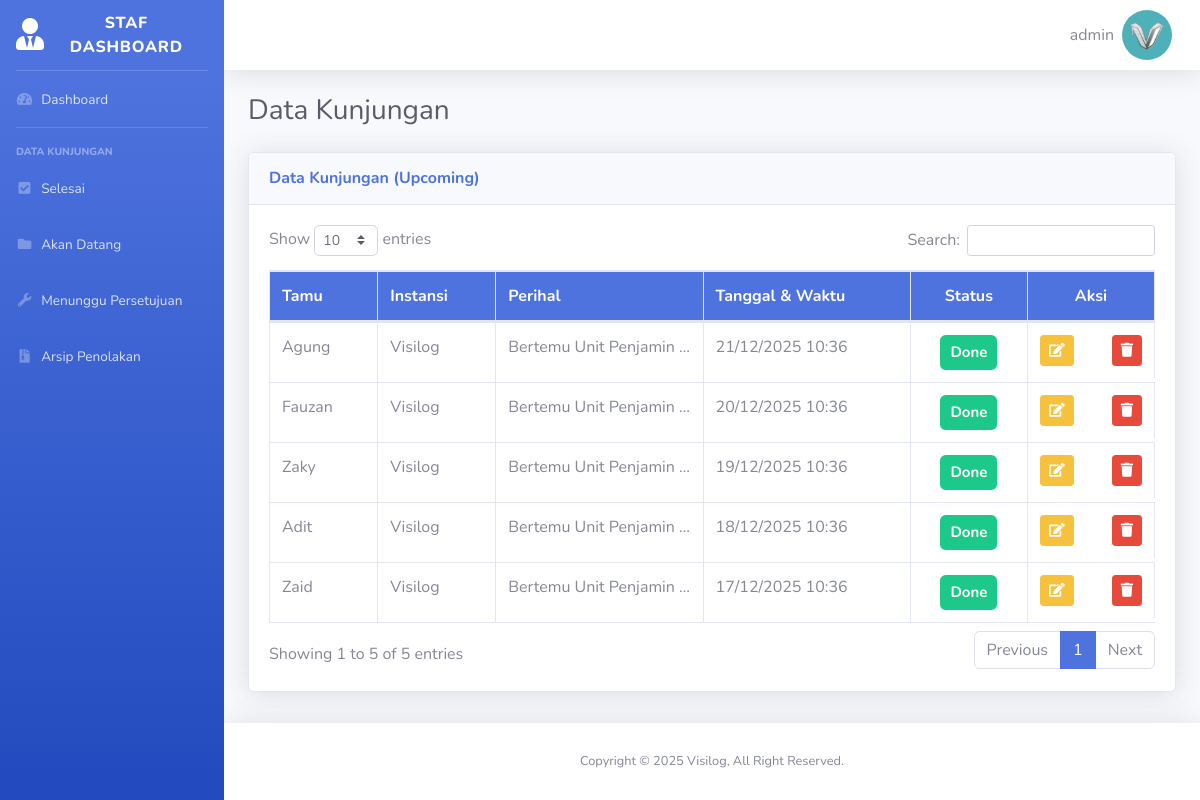
The page /kunjungan_berjalan.php (signed in) on the database as committed earlier.
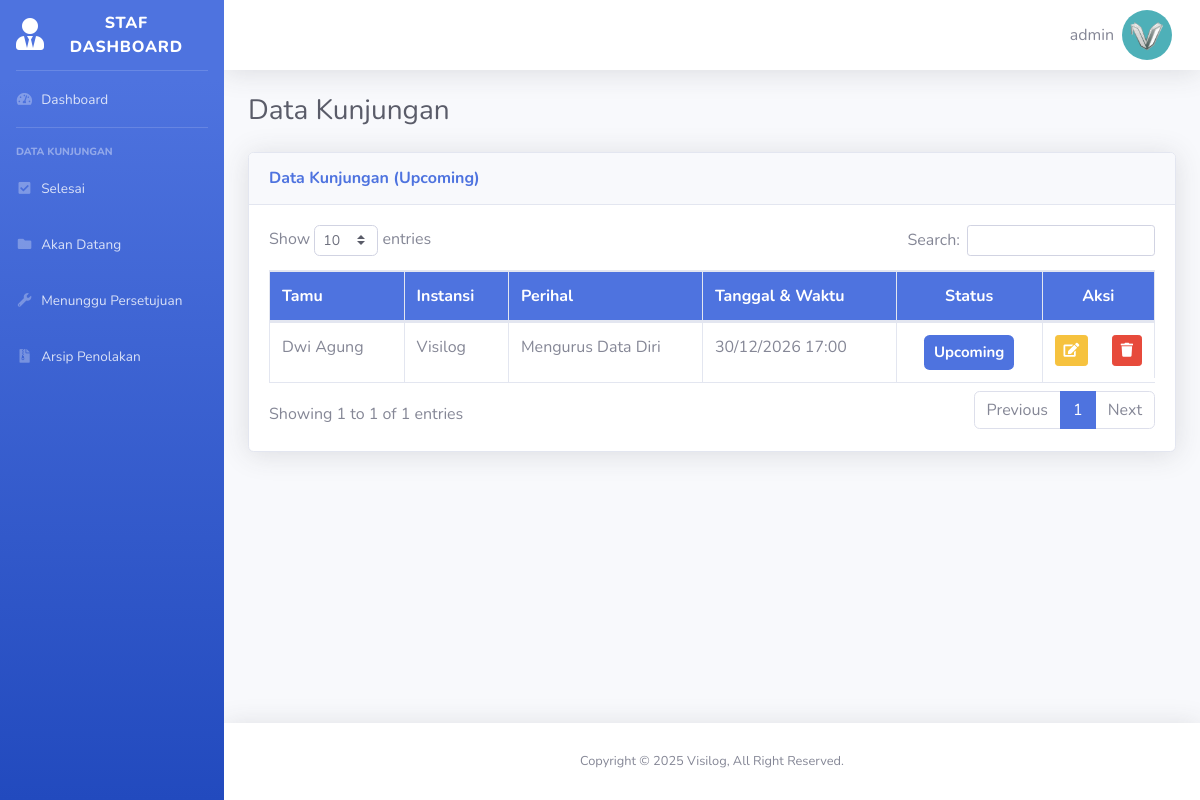
The same page on the database as committed later.
### tables this page shows
CREATE TABLE `visit_data` (
  `id` int(11) NOT NULL,
  `guest_name` varchar(255) NOT NULL,
  `email` varchar(255) NOT NULL,
  `phone_number` varchar(255) NOT NULL,
  `company_name` varchar(255) NOT NULL,
  `visit_regards` enum('Urusan_surat','Urusan_keuangan','Urusan_umum','Urusan_sarana','Janji_temu_unit','Janji_temu_staf') NOT NULL,
  `visit_desc` varchar(255) NOT NULL,
  `id_unit` int(11) DEFAULT NULL,
  `id_staf` int(11) DEFAULT NULL,
  `visit_date` date NOT NULL,
  `time_in` time NOT NULL,
  `time_out` time NOT NULL,
  `status` enum('Pending','Done','Upcoming','Close','Now','Rejected') NOT NULL
);

### kunjungan_berjalan.php (the view, shortened to what the changed rows need)
<?php include 'dashboard_template/header.php'; ?>
<body class="page-top">
    <div id="wrapper">
        <div id="content-wrapper" class="d-flex flex-column">
            <div id="content">
                <div class="container-fluid">
                    <div class="d-sm-flex align-items-center justify-content-between mb-4">
                        <h1 class="h3 mb-0 text-gray-800">Data Kunjungan</h1>
                    </div>
                    <div class="card shadow mb-4">
                        <div class="card-body">
                            <div class="table-responsive">
                                <table class="table table-bordered" id="dataTable" width="100%" cellspacing="0">
                                    <thead class="thead bg-primary text-white fw-bold">
                                        <tr>
                                            <th>Tamu</th>
                                            <th>Instansi</th>
                                            <th>Perihal</th>
                                            <th>Tanggal & Waktu</th>
                                            <th class="text-center">Status</th>
                                            <th class="text-center">Aksi</th>
                                        </tr>
                                    </thead>
                                    <tbody>
                                        <?php
                                        $sql = "SELECT * FROM visit_data WHERE `status` IN ('Upcoming','Close','Now') ORDER BY id DESC";
                                        $result = mysqli_query($koneksi, $sql);
                                        if (!$result) {
                                            echo '<tr><td colspan="7">Query error: ' . htmlspecialchars(mysqli_error($koneksi)) . '</td></tr>';
                                        } else {
                                            $tz = new DateTimeZone('Asia/Jakarta');
                                            $closeThreshold = 24 * 3600;
                                            while ($data = mysqli_fetch_assoc($result)) {
                                                $now = new DateTime('now', $tz);
                                                $in = DateTime::createFromFormat('Y-m-d H:i:s', $data['visit_date'] . ' ' . ($data['time_in'] ?: '00:00:00'), $tz);
                                                $out = DateTime::createFromFormat('Y-m-d H:i:s', $data['visit_date'] . ' ' . ($data['time_out'] ?: '00:00:00'), $tz);
                                                $newStatus = $data['status'];
                                                if ($now >= $out) {
                                                    $newStatus = 'Done';
                                                } elseif ($now >= $in && $now < $out) {
                                                    $newStatus = 'Now';
                                                } else {
                                                    $secondsToIn = $in->getTimestamp() - $now->getTimestamp();
                                                    if ($secondsToIn > 0 && $secondsToIn <= $closeThreshold) {
                                                        $newStatus = 'Close';
                                                    } else {
                                                        $newStatus = 'Upcoming';
                                                    }
                                                }
                                                if ($newStatus !== $data['status']) {
                                                    $data['status'] = $newStatus;
                                                }
                                                $badgeClass = 'badge-info';
                                                if ($data['status'] === 'Done') $badgeClass = 'badge-success';
                                                if ($data['status'] === 'Upcoming') $badgeClass = 'badge-primary';
                                        ?>
                                                <tr>
                                                    <td><?= htmlspecialchars($data['guest_name']); ?></td>
                                                    <td><?= htmlspecialchars($data['company_name']); ?></td>
                                                    <td><?= htmlspecialchars($data['visit_desc']); ?></td>
                                                    <td><?= date('d/m/Y', strtotime($data['visit_date'])); ?> <span><?= date('H:i', strtotime($data['time_in'])); ?></span></td>
                                                    <td class="text-center">
                                                        <span class="badge <?= $badgeClass ?>" style="padding: 10px; font-size: 15px;">
                                                            <?= htmlspecialchars($data['status']); ?>
                                                        </span>
                                                    </td>
                                                    <td class="d-flex justify-content-between">
                                                        <a href="edit.php?id=<?= (int)$data['id'] ?>" class="btn btn-warning btn-sm" title="Edit">
                                                            <i class="fas fa-edit"></i>
                                                        </a>
                                                        <a href="proses_hapus.php?id=<?= $data['id'] ?>&redirect=kunjungan_berjalan.php" class="btn btn-danger btn-sm" title="Hapus" onclick="return confirm('Apakah Anda yakin ingin menghapus data ini?')">
                                                            <i class="fas fa-trash"></i>
                                                        </a>
                                                    </td>
                                                </tr>
                                        <?php
                                            }
                                        }
                                        ?>
                                    </tbody>
                                </table>
                            </div>
                        </div>
                    </div>
                </div>
            </div>
            <?php include 'dashboard_template/footer.php'; ?>
</body>

Rows that differ between the two databases and show on the page:
no longer on this page (row edited): visit_data: guest_name "Agung", company_name "Visilog", visit_desc "Bertemu Unit Penjamin…", visit_date "21/12/2025", time_in "10:36", status "Done"
no longer on this page (row edited): visit_data: guest_name "Fauzan", company_name "Visilog", visit_desc "Bertemu Unit Penjamin…", visit_date "20/12/2025", time_in "10:36", status "Done"
no longer on this page (row edited): visit_data: guest_name "Zaky", company_name "Visilog", visit_desc "Bertemu Unit Penjamin…", visit_date "19/12/2025", time_in "10:36", status "Done"
no longer on this page (row edited): visit_data: guest_name "Adit", company_name "Visilog", visit_desc "Bertemu Unit Penjamin…", visit_date "18/12/2025", time_in "10:36", status "Done"
no longer on this page (row edited): visit_data: guest_name "Zaid", company_name "Visilog", visit_desc "Bertemu Unit Penjamin…", visit_date "17/12/2025", time_in "10:36", status "Done"
added visit_data: guest_name "Dwi Agung", company_name "Visilog", visit_desc "Mengurus Data Diri", visit_date "30/12/2026", time_in "17:00", status "Upcoming"
Other text that changed with them:
text written by a page script: "Show entries Search: Showing 1 to 5 of 5 entries Previous 1 Next" → "Show entries Search: Showing 1 to 1 of 1 entries Previous 1 Next"
